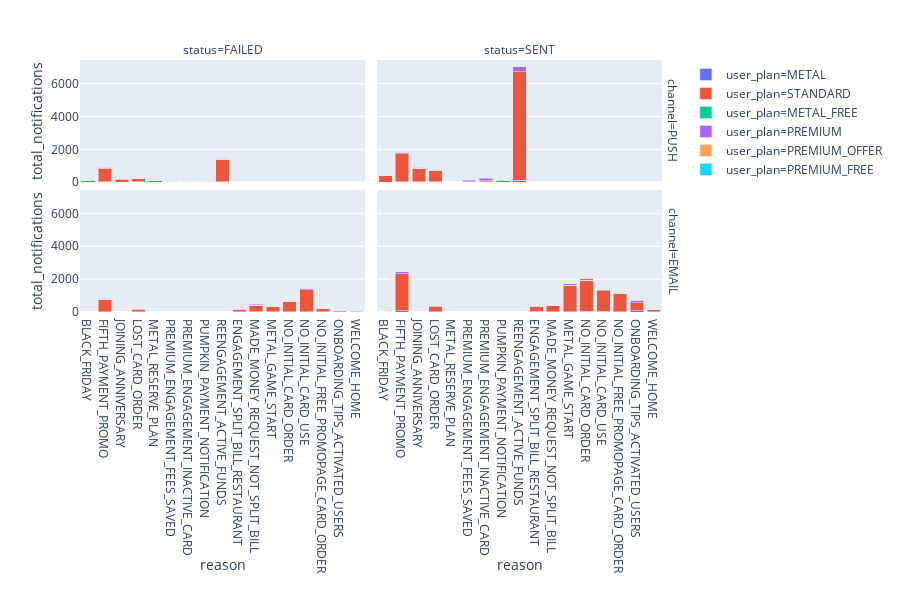

This figure's notebook cell:
### Code cell
fig = px.bar(agg_notifications_plot_data.reset_index(), 
             x="reason", 
             y='total_notifications',
             color="user_plan", 
             barmode="stack",
             facet_row="channel", facet_col="status")
fig.show()

### Figure 1 — Plotly figure (JSON) as saved in the notebook; plotly's stock layout.template omitted (floating-point values rounded to 4 significant figures)
{"data": [{"alignmentgroup": "True", "hoverlabel": {"namelength": 0}, "hovertemplate": "user_plan=METAL<br>channel=PUSH<br>status=FAILED<br>reason=%{x}<br>total_notifications=%{y}", "legendgroup": "user_plan=METAL", "marker": {"color": "#636efa"}, "name": "user_plan=METAL", "offsetgroup": "user_plan=METAL", "orientation": "v", "showlegend": true, "textposition": "auto", "type": "bar", "x": ["BLACK_FRIDAY", "FIFTH_PAYMENT_PROMO", "JOINING_ANNIVERSARY", "LOST_CARD_ORDER", "METAL_RESERVE_PLAN", "PREMIUM_ENGAGEMENT_FEES_SAVED", "PREMIUM_ENGAGEMENT_INACTIVE_CARD", "PUMPKIN_PAYMENT_NOTIFICATION", "REENGAGEMENT_ACTIVE_FUNDS"], "xaxis": "x3", "y": [1, 22, 3, 14, 1, 4, 3, 1, 20], "yaxis": "y3"}, {"alignmentgroup": "True", "hoverlabel": {"namelength": 0}, "hovertemplate": "user_plan=METAL<br>channel=PUSH<br>status=SENT<br>reason=%{x}<br>total_notifications=%{y}", "legendgroup": "user_plan=METAL", "marker": {"color": "#636efa"}, "name": "user_plan=METAL", "offsetgroup": "user_plan=METAL", "orientation": "v", "showlegend": false, "textposition": "auto", "type": "bar", "x": ["BLACK_FRIDAY", "FIFTH_PAYMENT_PROMO", "JOINING_ANNIVERSARY", "LOST_CARD_ORDER", "PREMIUM_ENGAGEMENT_FEES_SAVED", "PREMIUM_ENGAGEMENT_INACTIVE_CARD", "PUMPKIN_PAYMENT_NOTIFICATION", "REENGAGEMENT_ACTIVE_FUNDS"], "xaxis": "x4", "y": [8, 42, 22, 32, 12, 22, 4, 123], "yaxis": "y4"}, {"alignmentgroup": "True", "hoverlabel": {"namelength": 0}, "hovertemplate": "user_plan=METAL<br>channel=EMAIL<br>status=FAILED<br>reason=%{x}<br>total_notifications=%{y}", "legendgroup": "user_plan=METAL", "marker": {"color": "#636efa"}, "name": "user_plan=METAL", "offsetgroup": "user_plan=METAL", "orientation": "v", "showlegend": false, "textposition": "auto", "type": "bar", "x": ["ENGAGEMENT_SPLIT_BILL_RESTAURANT", "FIFTH_PAYMENT_PROMO", "LOST_CARD_ORDER", "MADE_MONEY_REQUEST_NOT_SPLIT_BILL", "METAL_GAME_START", "NO_INITIAL_CARD_ORDER", "NO_INITIAL_CARD_USE", "NO_INITIAL_FREE_PROMOPAGE_CARD_ORDER", "ONBOARDING_TIPS_ACTIVATED_USERS"], "xaxis": "x", "y": [6, 23, 11, 7, 4, 9, 22, 3, 4], "yaxis": "y"}, {"alignmentgroup": "True", "hoverlabel": {"namelength": 0}, "hovertemplate": "user_plan=METAL<br>channel=EMAIL<br>status=SENT<br>reason=%{x}<br>total_notifications=%{y}", "legendgroup": "user_plan=METAL", "marker": {"color": "#636efa"}, "name": "user_plan=METAL", "offsetgroup": "user_plan=METAL", "orientation": "v", "showlegend": false, "textposition": "auto", "type": "bar", "x": ["ENGAGEMENT_SPLIT_BILL_RESTAURANT", "FIFTH_PAYMENT_PROMO", "LOST_CARD_ORDER", "MADE_MONEY_REQUEST_NOT_SPLIT_BILL", "METAL_GAME_START", "NO_INITIAL_CARD_ORDER", "NO_INITIAL_CARD_USE", "NO_INITIAL_FREE_PROMOPAGE_CARD_ORDER", "ONBOARDING_TIPS_ACTIVATED_USERS", "WELCOME_HOME"], "xaxis": "x2", "y": [39, 76, 25, 18, 6, 57, 46, 24, 69, 2], "yaxis": "y2"}, {"alignmentgroup": "True", "hoverlabel": {"namelength": 0}, "hovertemplate": "user_plan=STANDARD<br>channel=PUSH<br>status=FAILED<br>reason=%{x}<br>total_notifications=%{y}", "legendgroup": "user_plan=STANDARD", "marker": {"color": "#EF553B"}, "name": "user_plan=STANDARD", "offsetgroup": "user_plan=STANDARD", "orientation": "v", "showlegend": true, "textposition": "auto", "type": "bar", "x": ["BLACK_FRIDAY", "FIFTH_PAYMENT_PROMO", "JOINING_ANNIVERSARY", "LOST_CARD_ORDER", "METAL_RESERVE_PLAN", "PREMIUM_ENGAGEMENT_FEES_SAVED", "PREMIUM_ENGAGEMENT_INACTIVE_CARD", "PUMPKIN_PAYMENT_NOTIFICATION", "REENGAGEMENT_ACTIVE_FUNDS"], "xaxis": "x3", "y": [85, 833, 189, 220, 94, 3, 9, 31, 1379], "yaxis": "y3"}, {"alignmentgroup": "True", "hoverlabel": {"namelength": 0}, "hovertemplate": "user_plan=STANDARD<br>channel=PUSH<br>status=SENT<br>reason=%{x}<br>total_notifications=%{y}", "legendgroup": "user_plan=STANDARD", "marker": {"color": "#EF553B"}, "name": "user_plan=STANDARD", "offsetgroup": "user_plan=STANDARD", "orientation": "v", "showlegend": false, "textposition": "auto", "type": "bar", "x": ["BLACK_FRIDAY", "FIFTH_PAYMENT_PROMO", "JOINING_ANNIVERSARY", "LOST_CARD_ORDER", "PREMIUM_ENGAGEMENT_FEES_SAVED", "PREMIUM_ENGAGEMENT_INACTIVE_CARD", "PUMPKIN_PAYMENT_NOTIFICATION", "REENGAGEMENT_ACTIVE_FUNDS"], "xaxis": "x4", "y": [416, 1694, 830, 676, 8, 66, 120, 6586], "yaxis": "y4"}, {"alignmentgroup": "True", "hoverlabel": {"namelength": 0}, "hovertemplate": "user_plan=STANDARD<br>channel=EMAIL<br>status=FAILED<br>reason=%{x}<br>total_notifications=%{y}", "legendgroup": "user_plan=STANDARD", "marker": {"color": "#EF553B"}, "name": "user_plan=STANDARD", "offsetgroup": "user_plan=STANDARD", "orientation": "v", "showlegend": false, "textposition": "auto", "type": "bar", "x": ["ENGAGEMENT_SPLIT_BILL_RESTAURANT", "FIFTH_PAYMENT_PROMO", "LOST_CARD_ORDER", "MADE_MONEY_REQUEST_NOT_SPLIT_BILL", "METAL_GAME_START", "NO_INITIAL_CARD_ORDER", "NO_INITIAL_CARD_USE", "NO_INITIAL_FREE_PROMOPAGE_CARD_ORDER", "ONBOARDING_TIPS_ACTIVATED_USERS", "WELCOME_HOME"], "xaxis": "x", "y": [161, 754, 171, 384, 358, 628, 1319, 227, 63, 56], "yaxis": "y"}, {"alignmentgroup": "True", "hoverlabel": {"namelength": 0}, "hovertemplate": "user_plan=STANDARD<br>channel=EMAIL<br>status=SENT<br>reason=%{x}<br>total_notifications=%{y}", "legendgroup": "user_plan=STANDARD", "marker": {"color": "#EF553B"}, "name": "user_plan=STANDARD", "offsetgroup": "user_plan=STANDARD", "orientation": "v", "showlegend": false, "textposition": "auto", "type": "bar", "x": ["ENGAGEMENT_SPLIT_BILL_RESTAURANT", "FIFTH_PAYMENT_PROMO", "LOST_CARD_ORDER", "MADE_MONEY_REQUEST_NOT_SPLIT_BILL", "METAL_GAME_START", "NO_INITIAL_CARD_ORDER", "NO_INITIAL_CARD_USE", "NO_INITIAL_FREE_PROMOPAGE_CARD_ORDER", "ONBOARDING_TIPS_ACTIVATED_USERS", "WELCOME_HOME"], "xaxis": "x2", "y": [299, 2237, 332, 361, 1629, 1885, 1239, 1121, 487, 171], "yaxis": "y2"}, {"alignmentgroup": "True", "hoverlabel": {"namelength": 0}, "hovertemplate": "user_plan=METAL_FREE<br>channel=PUSH<br>status=FAILED<br>reason=%{x}<br>total_notifications=%{y}", "legendgroup": "user_plan=METAL_FREE", "marker": {"color": "#00cc96"}, "name": "user_plan=METAL_FREE", "offsetgroup": "user_plan=METAL_FREE", "orientation": "v", "showlegend": true, "textposition": "auto", "type": "bar", "x": ["LOST_CARD_ORDER", "REENGAGEMENT_ACTIVE_FUNDS"], "xaxis": "x3", "y": [2, 3], "yaxis": "y3"}, {"alignmentgroup": "True", "hoverlabel": {"namelength": 0}, "hovertemplate": "user_plan=METAL_FREE<br>channel=PUSH<br>status=SENT<br>reason=%{x}<br>total_notifications=%{y}", "legendgroup": "user_plan=METAL_FREE", "marker": {"color": "#00cc96"}, "name": "user_plan=METAL_FREE", "offsetgroup": "user_plan=METAL_FREE", "orientation": "v", "showlegend": false, "textposition": "auto", "type": "bar", "x": ["BLACK_FRIDAY", "FIFTH_PAYMENT_PROMO", "JOINING_ANNIVERSARY", "LOST_CARD_ORDER", "REENGAGEMENT_ACTIVE_FUNDS"], "xaxis": "x4", "y": [2, 4, 1, 1, 13], "yaxis": "y4"}, {"alignmentgroup": "True", "hoverlabel": {"namelength": 0}, "hovertemplate": "user_plan=METAL_FREE<br>channel=EMAIL<br>status=FAILED<br>reason=%{x}<br>total_notifications=%{y}", "legendgroup": "user_plan=METAL_FREE", "marker": {"color": "#00cc96"}, "name": "user_plan=METAL_FREE", "offsetgroup": "user_plan=METAL_FREE", "orientation": "v", "showlegend": false, "textposition": "auto", "type": "bar", "x": ["FIFTH_PAYMENT_PROMO", "LOST_CARD_ORDER", "MADE_MONEY_REQUEST_NOT_SPLIT_BILL", "METAL_GAME_START", "NO_INITIAL_CARD_USE", "NO_INITIAL_FREE_PROMOPAGE_CARD_ORDER"], "xaxis": "x", "y": [2, 2, 7, 2, 1, 4], "yaxis": "y"}, {"alignmentgroup": "True", "hoverlabel": {"namelength": 0}, "hovertemplate": "user_plan=METAL_FREE<br>channel=EMAIL<br>status=SENT<br>reason=%{x}<br>total_notifications=%{y}", "legendgroup": "user_plan=METAL_FREE", "marker": {"color": "#00cc96"}, "name": "user_plan=METAL_FREE", "offsetgroup": "user_plan=METAL_FREE", "orientation": "v", "showlegend": false, "textposition": "auto", "type": "bar", "x": ["ENGAGEMENT_SPLIT_BILL_RESTAURANT", "FIFTH_PAYMENT_PROMO", "MADE_MONEY_REQUEST_NOT_SPLIT_BILL", "METAL_GAME_START", "NO_INITIAL_CARD_ORDER", "NO_INITIAL_CARD_USE", "NO_INITIAL_FREE_PROMOPAGE_CARD_ORDER", "ONBOARDING_TIPS_ACTIVATED_USERS", "WELCOME_HOME"], "xaxis": "x2", "y": [2, 4, 5, 4, 4, 1, 2, 1, 1], "yaxis": "y2"}, {"alignmentgroup": "True", "hoverlabel": {"namelength": 0}, "hovertemplate": "user_plan=PREMIUM<br>channel=PUSH<br>status=FAILED<br>reason=%{x}<br>total_notifications=%{y}", "legendgroup": "user_plan=PREMIUM", "marker": {"color": "#ab63fa"}, "name": "user_plan=PREMIUM", "offsetgroup": "user_plan=PREMIUM", "orientation": "v", "showlegend": true, "textposition": "auto", "type": "bar", "x": ["FIFTH_PAYMENT_PROMO", "JOINING_ANNIVERSARY", "LOST_CARD_ORDER", "METAL_RESERVE_PLAN", "PREMIUM_ENGAGEMENT_FEES_SAVED", "PREMIUM_ENGAGEMENT_INACTIVE_CARD", "PUMPKIN_PAYMENT_NOTIFICATION", "REENGAGEMENT_ACTIVE_FUNDS"], "xaxis": "x3", "y": [45, 12, 16, 6, 28, 25, 4, 62], "yaxis": "y3"}, {"alignmentgroup": "True", "hoverlabel": {"namelength": 0}, "hovertemplate": "user_plan=PREMIUM<br>channel=PUSH<br>status=SENT<br>reason=%{x}<br>total_notifications=%{y}", "legendgroup": "user_plan=PREMIUM", "marker": {"color": "#ab63fa"}, "name": "user_plan=PREMIUM", "offsetgroup": "user_plan=PREMIUM", "orientation": "v", "showlegend": false, "textposition": "auto", "type": "bar", "x": ["BLACK_FRIDAY", "FIFTH_PAYMENT_PROMO", "JOINING_ANNIVERSARY", "LOST_CARD_ORDER", "PREMIUM_ENGAGEMENT_FEES_SAVED", "PREMIUM_ENGAGEMENT_INACTIVE_CARD", "PUMPKIN_PAYMENT_NOTIFICATION", "REENGAGEMENT_ACTIVE_FUNDS"], "xaxis": "x4", "y": [3, 92, 44, 26, 112, 168, 6, 337], "yaxis": "y4"}, {"alignmentgroup": "True", "hoverlabel": {"namelength": 0}, "hovertemplate": "user_plan=PREMIUM<br>channel=EMAIL<br>status=FAILED<br>reason=%{x}<br>total_notifications=%{y}", "legendgroup": "user_plan=PREMIUM", "marker": {"color": "#ab63fa"}, "name": "user_plan=PREMIUM", "offsetgroup": "user_plan=PREMIUM", "orientation": "v", "showlegend": false, "textposition": "auto", "type": "bar", "x": ["ENGAGEMENT_SPLIT_BILL_RESTAURANT", "FIFTH_PAYMENT_PROMO", "LOST_CARD_ORDER", "MADE_MONEY_REQUEST_NOT_SPLIT_BILL", "METAL_GAME_START", "NO_INITIAL_CARD_ORDER", "NO_INITIAL_CARD_USE", "NO_INITIAL_FREE_PROMOPAGE_CARD_ORDER", "ONBOARDING_TIPS_ACTIVATED_USERS", "WELCOME_HOME"], "xaxis": "x", "y": [7, 44, 18, 87, 16, 28, 95, 6, 21, 7], "yaxis": "y"}, {"alignmentgroup": "True", "hoverlabel": {"namelength": 0}, "hovertemplate": "user_plan=PREMIUM<br>channel=EMAIL<br>status=SENT<br>reason=%{x}<br>total_notifications=%{y}", "legendgroup": "user_plan=PREMIUM", "marker": {"color": "#ab63fa"}, "name": "user_plan=PREMIUM", "offsetgroup": "user_plan=PREMIUM", "orientation": "v", "showlegend": false, "textposition": "auto", "type": "bar", "x": ["ENGAGEMENT_SPLIT_BILL_RESTAURANT", "FIFTH_PAYMENT_PROMO", "LOST_CARD_ORDER", "MADE_MONEY_REQUEST_NOT_SPLIT_BILL", "METAL_GAME_START", "NO_INITIAL_CARD_ORDER", "NO_INITIAL_CARD_USE", "NO_INITIAL_FREE_PROMOPAGE_CARD_ORDER", "ONBOARDING_TIPS_ACTIVATED_USERS", "WELCOME_HOME"], "xaxis": "x2", "y": [31, 127, 18, 25, 88, 92, 70, 36, 156, 8], "yaxis": "y2"}, {"alignmentgroup": "True", "hoverlabel": {"namelength": 0}, "hovertemplate": "user_plan=PREMIUM_OFFER<br>channel=PUSH<br>status=FAILED<br>reason=%{x}<br>total_notifications=%{y}", "legendgroup": "user_plan=PREMIUM_OFFER", "marker": {"color": "#FFA15A"}, "name": "user_plan=PREMIUM_OFFER", "offsetgroup": "user_plan=PREMIUM_OFFER", "orientation": "v", "showlegend": true, "textposition": "auto", "type": "bar", "x": ["FIFTH_PAYMENT_PROMO", "LOST_CARD_ORDER", "REENGAGEMENT_ACTIVE_FUNDS"], "xaxis": "x3", "y": [2, 1, 1], "yaxis": "y3"}, {"alignmentgroup": "True", "hoverlabel": {"namelength": 0}, "hovertemplate": "user_plan=PREMIUM_OFFER<br>channel=PUSH<br>status=SENT<br>reason=%{x}<br>total_notifications=%{y}", "legendgroup": "user_plan=PREMIUM_OFFER", "marker": {"color": "#FFA15A"}, "name": "user_plan=PREMIUM_OFFER", "offsetgroup": "user_plan=PREMIUM_OFFER", "orientation": "v", "showlegend": false, "textposition": "auto", "type": "bar", "x": ["BLACK_FRIDAY", "FIFTH_PAYMENT_PROMO", "JOINING_ANNIVERSARY", "LOST_CARD_ORDER", "REENGAGEMENT_ACTIVE_FUNDS"], "xaxis": "x4", "y": [2, 2, 2, 2, 4], "yaxis": "y4"}, {"alignmentgroup": "True", "hoverlabel": {"namelength": 0}, "hovertemplate": "user_plan=PREMIUM_OFFER<br>channel=EMAIL<br>status=FAILED<br>reason=%{x}<br>total_notifications=%{y}", "legendgroup": "user_plan=PREMIUM_OFFER", "marker": {"color": "#FFA15A"}, "name": "user_plan=PREMIUM_OFFER", "offsetgroup": "user_plan=PREMIUM_OFFER", "orientation": "v", "showlegend": false, "textposition": "auto", "type": "bar", "x": ["FIFTH_PAYMENT_PROMO", "METAL_GAME_START", "NO_INITIAL_CARD_ORDER", "NO_INITIAL_CARD_USE"], "xaxis": "x", "y": [4, 1, 1, 1], "yaxis": "y"}, {"alignmentgroup": "True", "hoverlabel": {"namelength": 0}, "hovertemplate": "user_plan=PREMIUM_OFFER<br>channel=EMAIL<br>status=SENT<br>reason=%{x}<br>total_notifications=%{y}", "legendgroup": "user_plan=PREMIUM_OFFER", "marker": {"color": "#FFA15A"}, "name": "user_plan=PREMIUM_OFFER", "offsetgroup": "user_plan=PREMIUM_OFFER", "orientation": "v", "showlegend": false, "textposition": "auto", "type": "bar", "x": ["ENGAGEMENT_SPLIT_BILL_RESTAURANT", "FIFTH_PAYMENT_PROMO", "MADE_MONEY_REQUEST_NOT_SPLIT_BILL", "METAL_GAME_START", "NO_INITIAL_CARD_ORDER", "NO_INITIAL_CARD_USE", "NO_INITIAL_FREE_PROMOPAGE_CARD_ORDER", "ONBOARDING_TIPS_ACTIVATED_USERS", "WELCOME_HOME"], "xaxis": "x2", "y": [4, 3, 3, 2, 8, 3, 1, 6, 1], "yaxis": "y2"}, {"alignmentgroup": "True", "hoverlabel": {"namelength": 0}, "hovertemplate": "user_plan=PREMIUM_FREE<br>channel=PUSH<br>status=SENT<br>reason=%{x}<br>total_notifications=%{y}", "legendgroup": "user_plan=PREMIUM_FREE", "marker": {"color": "#19d3f3"}, "name": "user_plan=PREMIUM_FREE", "offsetgroup": "user_plan=PREMIUM_FREE", "orientation": "v", "showlegend": true, "textposition": "auto", "type": "bar", "x": ["LOST_CARD_ORDER", "REENGAGEMENT_ACTIVE_FUNDS"], "xaxis": "x4", "y": [1, 2], "yaxis": "y4"}, {"alignmentgroup": "True", "hoverlabel": {"namelength": 0}, "hovertemplate": "user_plan=PREMIUM_FREE<br>channel=EMAIL<br>status=SENT<br>reason=%{x}<br>total_notifications=%{y}", "legendgroup": "user_plan=PREMIUM_FREE", "marker": {"color": "#19d3f3"}, "name": "user_plan=PREMIUM_FREE", "offsetgroup": "user_plan=PREMIUM_FREE", "orientation": "v", "showlegend": false, "textposition": "auto", "type": "bar", "x": ["ENGAGEMENT_SPLIT_BILL_RESTAURANT", "LOST_CARD_ORDER", "NO_INITIAL_CARD_USE"], "xaxis": "x2", "y": [1, 1, 1], "yaxis": "y2"}], "layout": {"annotations": [{"font": {}, "showarrow": false, "text": "status=FAILED", "x": 0.24, "xanchor": "center", "xref": "paper", "y": 1, "yanchor": "bottom", "yref": "paper"}, {"font": {}, "showarrow": false, "text": "status=SENT", "x": 0.74, "xanchor": "center", "xref": "paper", "y": 1, "yanchor": "bottom", "yref": "paper"}, {"font": {}, "showarrow": false, "text": "channel=EMAIL", "textangle": 90, "x": 0.98, "xanchor": "left", "xref": "paper", "y": 0.2425, "yanchor": "middle", "yref": "paper"}, {"font": {}, "showarrow": false, "text": "channel=PUSH", "textangle": 90, "x": 0.98, "xanchor": "left", "xref": "paper", "y": 0.7575, "yanchor": "middle", "yref": "paper"}], "barmode": "stack", "height": 600, "legend": {"tracegroupgap": 0}, "margin": {"t": 60}, "xaxis": {"anchor": "y", "domain": [0, 0.48], "title": {"text": "reason"}}, "xaxis2": {"anchor": "y2", "domain": [0.5, 0.98], "matches": "x", "title": {"text": "reason"}}, "xaxis3": {"anchor": "y3", "domain": [0, 0.48], "matches": "x", "showticklabels": false}, "xaxis4": {"anchor": "y4", "domain": [0.5, 0.98], "matches": "x", "showticklabels": false}, "yaxis": {"anchor": "x", "domain": [0, 0.485], "title": {"text": "total_notifications"}}, "yaxis2": {"anchor": "x2", "domain": [0, 0.485], "matches": "y", "showticklabels": false}, "yaxis3": {"anchor": "x3", "domain": [0.515, 1], "matches": "y", "title": {"text": "total_notifications"}}, "yaxis4": {"anchor": "x4", "domain": [0.515, 1], "matches": "y", "showticklabels": false}}}
